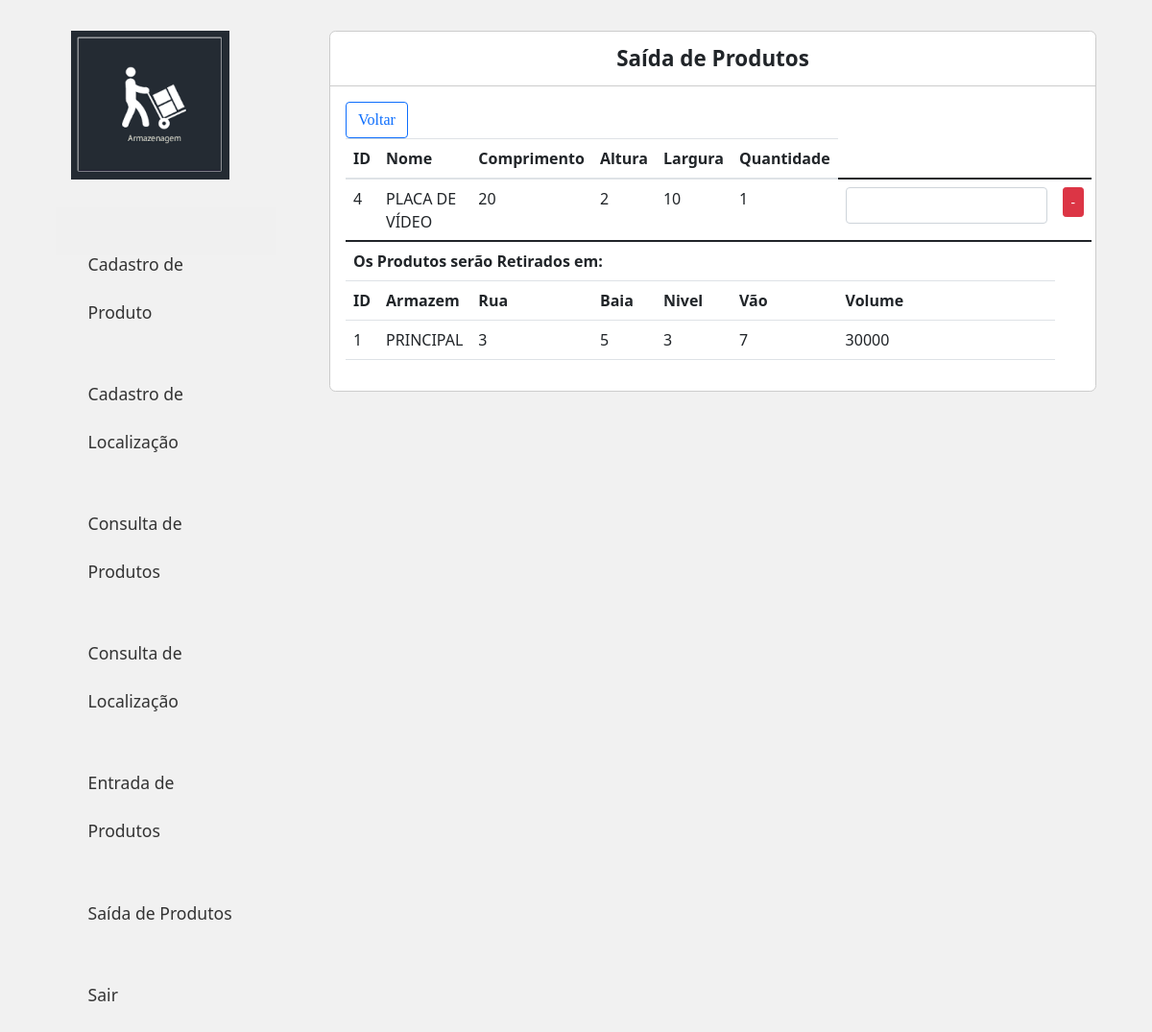
The app's page /Stoq/update_saida.php?id=4 with its own data.
### tables this page shows
CREATE TABLE `tbdcadprod` (
  `id_Produto` int(11) NOT NULL,
  `nm_Produto` varchar(50) NOT NULL,
  `vl_Valor` double NOT NULL,
  `ds_Produto` varchar(50) NOT NULL,
  `comp_Produto` double NOT NULL,
  `alt_Produto` double NOT NULL,
  `larg_Produto` double NOT NULL,
  `qtd_Produto` int(20) NOT NULL,
  `volume_Produto` float NOT NULL
);

CREATE TABLE `tbdcadloc` (
  `id_armazem` int(11) NOT NULL,
  `nm_armazem` varchar(50) NOT NULL,
  `rua_armazem` varchar(20) NOT NULL,
  `baia_armazem` varchar(20) NOT NULL,
  `nv_armazem` varchar(20) NOT NULL,
  `vao_armazem` int(11) NOT NULL,
  `comp_armazem` int(50) NOT NULL,
  `alt_armazem` int(50) NOT NULL,
  `larg_armazem` int(50) NOT NULL,
  `volume_armazem` int(11) NOT NULL
);

### Stoq/update_saida.php (the view, shortened to what this page needs)
<?php
	require_once 'header.php';
	require_once 'conection.php';
	function getlocalizacaoexcluir($conn, $produto_id){
	$stmtProduto = $conn->prepare("SELECT * FROM tbdcadprod WHERE id_Produto = :id_produto");
    $stmtProduto->bindParam(':id_produto', $produto_id);
    $stmtProduto->execute();
    $produto = $stmtProduto->fetch(PDO::FETCH_ASSOC);
	$trata = $produto['id_Produto'];
	if($produto){
		$retirar = [];
		$retirar2 = [];
			$idordem = $conn->prepare("SELECT id_OrdemEntrada, qtd_Produto FROM tbdordementrada WHERE id_Produto = $trata");
			$idordem->execute();
			$idordemretornado = $idordem->fetchAll(PDO::FETCH_ASSOC);
			foreach($idordemretornado as $retorna){
				$quantidade = $retorna['qtd_Produto'];
				if($quantidade > 0){
					$retirar[] = $retorna['id_OrdemEntrada'];
					$retirar2[] = $retorna['qtd_Produto'];
				}
		   }
		   if(!empty($retirar)){
			$meuArray = $retirar;
			sort($meuArray);
			$saida = $meuArray[0];
			$localizacaoexcluir = $saida;
			$meuArray2 = $retirar2;
			return $localizacaoexcluir;
			} else
				return [];
	}
}
?>
<main class="col-sm-9">
	<div class="principal">
		<div class="titulo">
			Saída de Produtos
		</div>
		<div class="conteudo">
			<div class="item">
				<a class='btn btn-outline-primary' type="submit" style=" right: 590px; top: 100px; font-family:'calibri';" href='saida.php'>Voltar</a>
				<table class="table">
				  <thead>
				    <tr>
					<th scope="col">ID</th>
				      <th scope="col">Nome</th>
					  <th scope="col">Comprimento</th>
					  <th scope="col">Altura</th>
					  <th scope="col">Largura</th>
				      <th scope="col">Quantidade</th>
				    </tr>
				  </thead>
				  <tbody>
				  		<?php
							if (isset($_GET['id'])) {
								$produto_id = $_GET['id'];
								$stmt = $conn->prepare("SELECT * FROM tbdcadprod WHERE id_Produto = :id_produto");
								$stmt->bindParam(':id_produto', $produto_id);
								$stmt->execute();
								$produtos = $stmt->fetchAll(PDO::FETCH_ASSOC);
							}
							foreach($produtos as $produto){
								echo "<tr>";
								echo "<td>" . $produto['id_Produto'] . "</td>";
								echo "<td>" . $produto['nm_Produto'] . "</td>";
								echo "<td>" . $produto['comp_Produto'] . "</td>";
								echo "<td>" . $produto['alt_Produto'] . "</td>";
								echo "<td>" . $produto['larg_Produto'] . "</td>";
								echo "<td>" . $produto['qtd_Produto'] . "</td>";
							}
							$localizacaoexcluir = getlocalizacaoexcluir($conn, $produto_id);
							if(!empty($localizacaoexcluir)){
								echo "<td>
                                        <form method='POST'action='L_Saida.php'>
                                        <input type='hidden' name='id' value=".$produto['id_Produto']."'>
                                        <input type='hidden' name='qtd' value=".$produto['qtd_Produto']."'>
										<input type='hidden' name='idloc' value=".$localizacaoexcluir."'>
                                        <input class='form-control' type='number' style=' width: 210px; top: 100px; font-family:'calibri';' name='result'>
                                    <td>
									    <button class='btn btn-sm btn-danger' type='submit''>-</button>
									</td>
									</form>
								</td> ";
							}
						?>
						</tbody>
						<?php
                    $localizacaoexcluir = getLocalizacaoexcluir($conn, $produto_id);
                    if (!empty($localizacaoexcluir)) {
                        echo "<tr>";
                        echo "<th scope='col' colspan='5'>Os Produtos serão Retirados em:</th>";
                        echo "<td>";
                        echo "</tr>";
                        }
                        ?>
                    <th scope="col">ID</th>
                        <th scope="col">Armazem</th>
                        <th scope="col">Rua</th>
                        <th scope="col">Baia</th>
                        <th scope="col">Nivel</th>
                        <th scope="col">Vão</th>
                        <th scope="col">Volume</th>
                    <?php
					$array = [];
					$localizacaoexcluir = getlocalizacaoexcluir($conn, $produto_id);
					if(!empty($localizacaoexcluir)){
						$idarmazem = $conn->prepare("SELECT id_armazem FROM tbdordementrada WHERE id_OrdemEntrada = $localizacaoexcluir");
						$idarmazem->execute();
						$idarmazemretornado = $idarmazem->fetchAll(PDO::FETCH_ASSOC);
						foreach($idarmazemretornado as $retorna){
							$array[] = $retorna['id_armazem'];
					   }
					  		$ordenar = $array;
							sort($ordenar);
							$primeiroalocado = $ordenar[0];
							$locs = $primeiroalocado;
					$selec = $conn->prepare("SELECT id_armazem, nm_armazem, rua_armazem, baia_armazem, nv_armazem, vao_armazem, volume_armazem FROM tbdcadloc WHERE id_armazem = $locs");
                    $selec->execute();
                    $selecs = $selec->fetchAll(PDO::FETCH_ASSOC);
                        foreach($selecs as $armazenar){
                            echo "<tr>";
                            echo "<td>" . $armazenar['id_armazem'] . "</td>";
                            echo "<td>" . $armazenar['nm_armazem'] . "</td>";
                            echo "<td>" . $armazenar['rua_armazem'] . "</td>";
                            echo "<td>" . $armazenar['baia_armazem'] . "</td>";
                            echo "<td>" . $armazenar['nv_armazem'] . "</td>";
                            echo "<td>" . $armazenar['vao_armazem'] . "</td>";
                            echo "<td>" . $armazenar['volume_armazem'] . "</td>";
                          }
							}
						  ?>
				</table>
			</div>
		</div>
	</div>
</main>

### css/styles.css (style rules this page uses)
body { background: #f1f1f1; }
a { text-decoration: none; }
.principal { margin: 2em 1em; background: #fff; border: 1px solid #ccc; border-radius: .4em; }
.principal .titulo { padding: .5em 1em; font-size: 1.4em; font-weight: bold; border-bottom: 1px solid #ccc; text-align: center; }
.principal .conteudo { padding: 1em; }

### records on screen
tbdcadprod: id_Produto "4", nm_Produto "PLACA DE VÍDEO", comp_Produto "20", alt_Produto "2", larg_Produto "10", qtd_Produto "1"
tbdcadloc: id_armazem "1", nm_armazem "PRINCIPAL", rua_armazem "3", baia_armazem "5", nv_armazem "3", vao_armazem "7", volume_armazem "30000"
